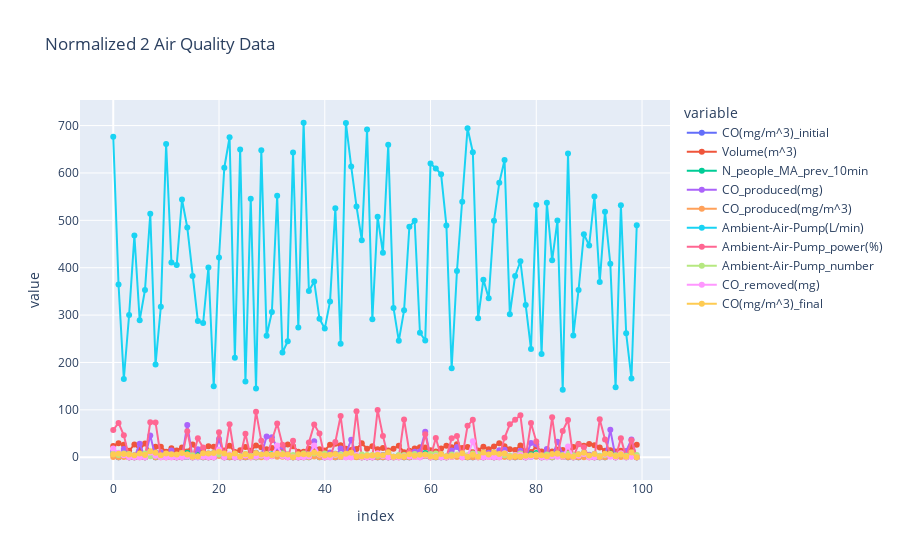

Notebook code cell kept with this figure:
### Code cell
# plot all the curves with plotly
x= 0
fig = px.line(df.iloc[:100],
              markers=True, title="Normalized 2 Air Quality Data")
fig.show()
